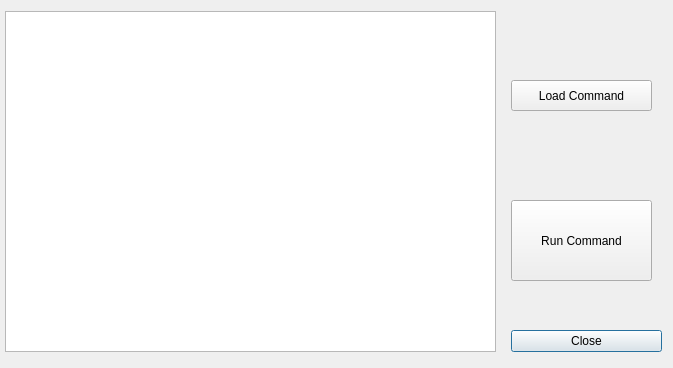
<?xml version="1.0" encoding="UTF-8"?>
<ui version="4.0">
 <class>SystemCommandsWindow</class>
 <widget class="QDialog" name="SystemCommandsWindow">
  <property name="geometry">
   <rect>
    <x>0</x>
    <y>0</y>
    <width>673</width>
    <height>368</height>
   </rect>
  </property>
  <property name="windowTitle">
   <string>System Commands</string>
  </property>
  <widget class="QDialogButtonBox" name="buttonBox">
   <property name="geometry">
    <rect>
     <x>511</x>
     <y>330</y>
     <width>151</width>
     <height>31</height>
    </rect>
   </property>
   <property name="sizePolicy">
    <sizepolicy hsizetype="Fixed" vsizetype="Expanding">
     <horstretch>0</horstretch>
     <verstretch>0</verstretch>
    </sizepolicy>
   </property>
   <property name="orientation">
    <enum>Qt::Vertical</enum>
   </property>
   <property name="standardButtons">
    <set>QDialogButtonBox::Close</set>
   </property>
  </widget>
  <widget class="QPushButton" name="pushButton">
   <property name="geometry">
    <rect>
     <x>511</x>
     <y>80</y>
     <width>141</width>
     <height>31</height>
    </rect>
   </property>
   <property name="text">
    <string>Load Command</string>
   </property>
  </widget>
  <widget class="QPushButton" name="pushButton_2">
   <property name="geometry">
    <rect>
     <x>511</x>
     <y>200</y>
     <width>141</width>
     <height>81</height>
    </rect>
   </property>
   <property name="text">
    <string>Run Command</string>
   </property>
  </widget>
  <widget class="QWidget" name="gridLayoutWidget">
   <property name="geometry">
    <rect>
     <x>620</x>
     <y>0</y>
     <width>51</width>
     <height>51</height>
    </rect>
   </property>
   <layout class="QGridLayout" name="gridLayout"/>
  </widget>
  <widget class="QListWidget" name="listWidget">
   <property name="geometry">
    <rect>
     <x>5</x>
     <y>11</y>
     <width>491</width>
     <height>341</height>
    </rect>
   </property>
  </widget>
 </widget>
 <resources/>
 <connections>
  <connection>
   <sender>buttonBox</sender>
   <signal>accepted()</signal>
   <receiver>SystemCommandsWindow</receiver>
   <slot>accept()</slot>
   <hints>
    <hint type="sourcelabel">
     <x>248</x>
     <y>254</y>
    </hint>
    <hint type="destinationlabel">
     <x>157</x>
     <y>274</y>
    </hint>
   </hints>
  </connection>
  <connection>
   <sender>buttonBox</sender>
   <signal>rejected()</signal>
   <receiver>SystemCommandsWindow</receiver>
   <slot>reject()</slot>
   <hints>
    <hint type="sourcelabel">
     <x>316</x>
     <y>260</y>
    </hint>
    <hint type="destinationlabel">
     <x>286</x>
     <y>274</y>
    </hint>
   </hints>
  </connection>
 </connections>
</ui>
